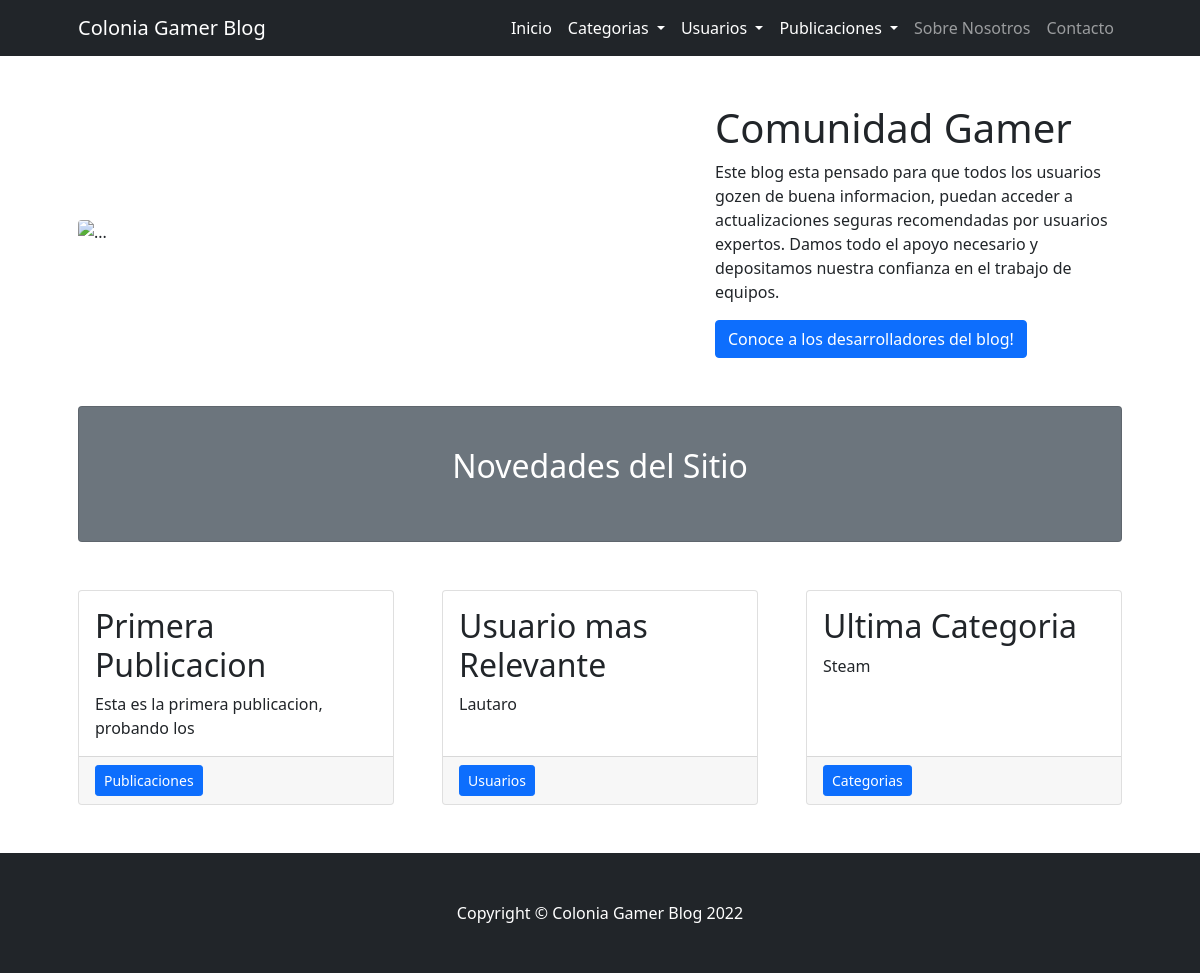
The page / on the database its author committed.
### BlogApp/models.py (models this page shows)
class Categorias(models.Model):
  Rubro = models.CharField(max_length=50)
  Descripcion = models.CharField(max_length=200)

class Publicacion(Categorias):
  Titulo = models.CharField(max_length=60)
  Texto = models.CharField(max_length=500)

class Usuario(models.Model):
  Nombre= models.CharField(max_length=30)
  Apellido= models.CharField(max_length=30)
  Email=models.EmailField()
  Pais=models.CharField(max_length=30)
  Edad=models.IntegerField()

class Categorias(models.Model):
  Rubro = models.CharField(max_length=50)
  Descripcion = models.CharField(max_length=200)

### BlogApp/views.py (the view)
# urls.py: path("", views.inicio, name="inicio"),
def inicio(request):
  public= Publicacion.objects.all()[:1]
  usuar=Usuario.objects.all()[0:1]
  categ=Categorias.objects.all()[1:2]
  return render(request,"BlogApp/inicio.html",{'public':public,'usuar':usuar,'categ':categ})

### BlogApp/templates/BlogApp/inicio.html (shortened to what this page needs)
{% extends "BlogApp/base.html" %}
{% block contenido %}
<div class="container px-4 px-lg-5">
  <div class="row gx-4 gx-lg-5 align-items-center my-5">
      <div class="col-lg-7"><img class="img-fluid rounded mb-4 mb-lg-0" src="https://goombastomp.com/wp-content/uploads/2019/08/video-game-art.jpg" alt="..." /></div>
      <div class="col-lg-5">
          <h1 class="font-weight-light">Comunidad Gamer</h1>
          <p>Este blog esta pensado para que todos los usuarios gozen de buena informacion, puedan acceder a actualizaciones seguras recomendadas por usuarios expertos. Damos todo el apoyo necesario y depositamos nuestra confianza en el trabajo de equipos.</p>
          <a class="btn btn-primary" href="nosotros">Conoce a los desarrolladores del blog!</a>
      </div>
  </div>
  <div class="card text-white bg-secondary my-5 py-4 text-center">
      <div class="card-body"><p class="text-white m-0"><h2>Novedades del Sitio</h2></p></div>
  </div>
  <div class="row gx-4 gx-lg-5">
      <div class="col-md-4 mb-5">
          <div class="card h-100">
              <div class="card-body">
                  <h2 class="card-title">
                    {% for publicacion in public%}
                    {{publicacion.Titulo}}
                    {% endfor %}
                  </h2>
                  <p class="card-text" >
                    {% for publicacion in public%}
                    {{publicacion.Texto}}
                    {% endfor %}
                  </p>
              </div>
              <div class="card-footer"><a class="btn btn-primary btn-sm" href="publicaciones">Publicaciones</a></div>
          </div>
      </div>
      <div class="col-md-4 mb-5">
          <div class="card h-100">
              <div class="card-body">
                  <h2 class="card-title">Usuario mas Relevante</h2>
                  <p class="card-text">
                    {% for usuario in usuar %}
                    {{usuario.Nombre}}
                    {% endfor %}
                  </p>
              </div>
              <div class="card-footer"><a class="btn btn-primary btn-sm" href="usuarios">Usuarios</a></div>
          </div>
      </div>
      <div class="col-md-4 mb-5">
          <div class="card h-100">
              <div class="card-body">
                  <h2 class="card-title">Ultima Categoria </h2>
                  <p class="card-text">
                    {% for categoria in categ %}
                    {{categoria.Rubro}}
                    {% endfor %}
                  </p>
              </div>
              <div class="card-footer"><a class="btn btn-primary btn-sm" href="categorias">Categorias</a></div>
          </div>
      </div>
  </div>
</div>
{% endblock %}

### rows shown on the page
Publicacion: Titulo "Primera Publicacion", Texto "Esta es la primera publicacion, probando los"
Usuario: Nombre "Lautaro"
Categorias: Rubro "Steam"
